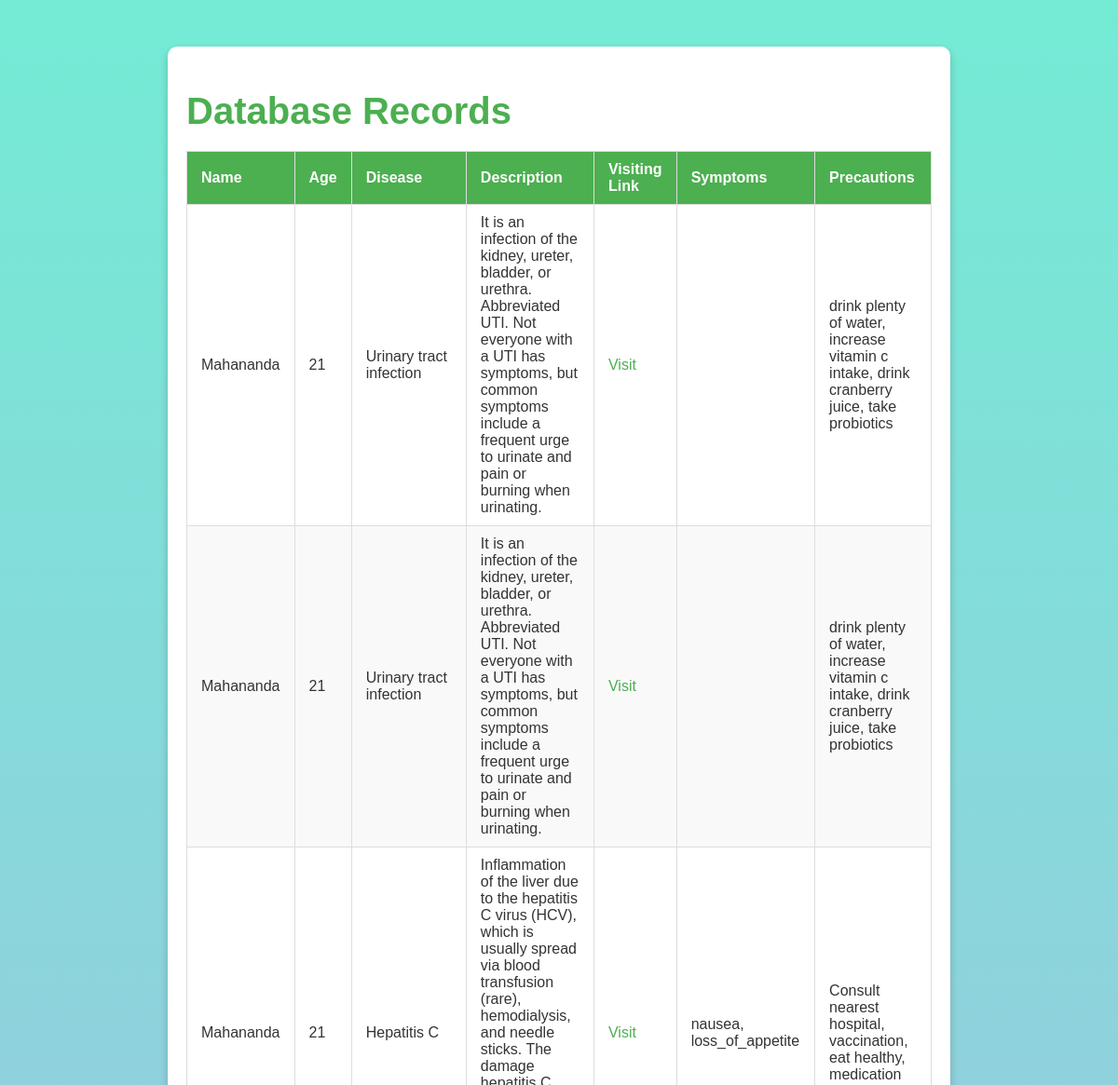
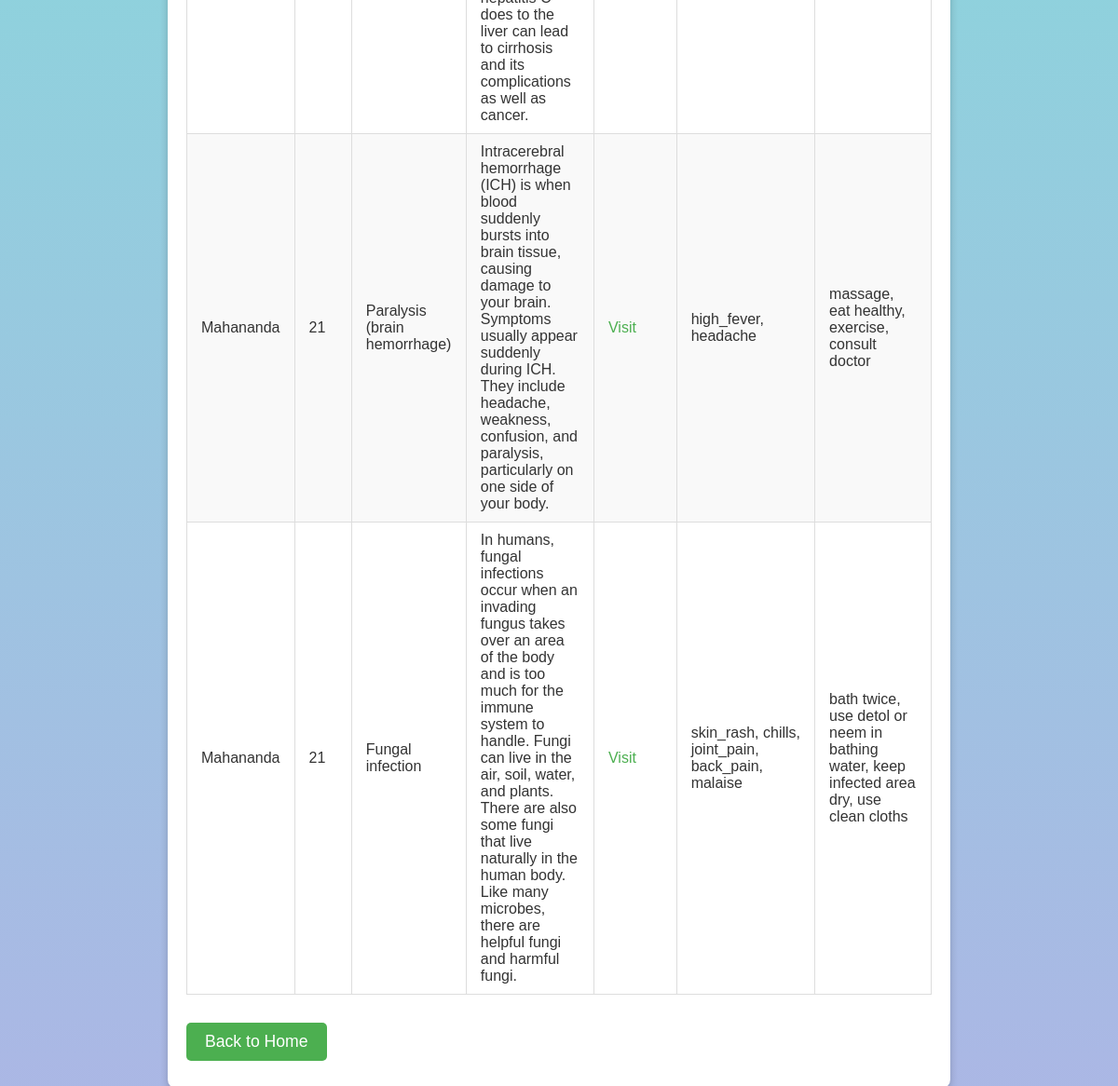
The page /view-data on the database its author committed (2 pictures, top to bottom).
### app.py (models this page shows)
class Patient(db.Model):
    id = db.Column(db.Integer, primary_key=True)
    name = db.Column(db.String(100), nullable=False)
    age = db.Column(db.Integer, nullable=False)  # New column
    disease = db.Column(db.String(100), nullable=False)
    description = db.Column(db.Text, nullable=True)
    visiting_link = db.Column(db.String(200), nullable=True)

### app.py (the view)
@app.route("/view-data")
def view_data():
    patients = Patient.query.all()
    patient_data = []
    for patient in patients:
        symptoms = Symptom.query.filter_by(patient_id=patient.id).all()
        precautions = Precaution.query.filter_by(patient_id=patient.id).all()
        patient_data.append({
            "name": patient.name,
            "age":patient.age,
            "disease": patient.disease,
            "description": patient.description,
            "visiting_link": patient.visiting_link,
            "symptoms": [s.symptom for s in symptoms],
            "precautions": [p.precaution for p in precautions]
        })
    return render_template("view_data.html", patient_data=patient_data)

### templates/view_data.html (shortened to what this page needs)
<!DOCTYPE html>
<html lang="en">
<head>
    <link rel="stylesheet" href="/static/styles.css">
</head>
<body>
    <div class="container">
        <h1 class="title">Database Records</h1>
        <table class="record-table">
            <thead>
                <tr>
                    <th>Name</th>
                    <th>Age</th>
                    <th>Disease</th>
                    <th>Description</th>
                    <th>Visiting Link</th>
                    <th>Symptoms</th>
                    <th>Precautions</th>
                </tr>
            </thead>
            <tbody>
                {% for patient in patient_data %}
                <tr>
                    <td>{{ patient.name }}</td>
                    <td>{{ patient.age }}</td>
                    <td>{{ patient.disease }}</td>
                    <td>{{ patient.description }}</td>
                    <td><a href="{{ patient.visiting_link }}" target="_blank">Visit</a></td>
                    <td>{{ patient.symptoms | join(", ") }}</td>
                    <td>{{ patient.precautions | join(", ") }}</td>
                </tr>
                {% endfor %}
            </tbody>
        </table>
        <a href="/" class="button">Back to Home</a>
    </div>
</body>
</html>

### static/styles.css (style rules this page uses)
body { font-family: 'Arial', sans-serif; background: linear-gradient(to bottom, #74ebd5, #ACB6E5); margin: 0; padding: 0; color: #333; }
.container { max-width: 800px; margin: 50px auto; padding: 20px; background: white; border-radius: 10px; box-shadow: 0 4px 8px rgba(0, 0, 0, 0.2); text-align: center; }
h1.title { font-size: 2.5em; color: #4CAF50; margin-bottom: 20px; }
.form, table { width: 100%; margin-top: 20px; }
.button { background-color: #4CAF50; color: white; padding: 10px 20px; border: none; border-radius: 5px; cursor: pointer; font-size: 1.1em; }
.record-table th, .record-table td { text-align: left; padding: 10px 15px; }
.record-table { width: 100%; border-collapse: collapse; margin: 20px 0; }
.record-table th { background-color: #4CAF50; color: white; }
a.button { display: inline-block; text-decoration: none; margin: 10px 0; }

### templates/view_data.html (style rules this page uses)
table { width: 100%; border-collapse: collapse; margin: 20px 0; }
th, td { text-align: left; padding: 10px 15px; border: 1px solid #ddd; }
th { background-color: #4CAF50; color: white; }
tbody tr:nth-child(even) { background-color: #f9f9f9; }
a { color: #4CAF50; text-decoration: none; }
.container { text-align: left; }

### rows shown on the page
Patient: name "Mahananda", age "21", disease "Urinary tract infection", description "It is an infection of the kidney, ureter, bladder, or urethra. Abbreviated UTI. Not everyone with a UTI has symptoms, but common symptoms include a frequent urge to urinate and pain or burning when urinating.", precautions "drink plenty of water, increase vitamin c intake, drink cranberry juice, take probiotics"
Patient: name "Mahananda", age "21", disease "Urinary tract infection", description "It is an infection of the kidney, ureter, bladder, or urethra. Abbreviated UTI. Not everyone with a UTI has symptoms, but common symptoms include a frequent urge to urinate and pain or burning when urinating.", precautions "drink plenty of water, increase vitamin c intake, drink cranberry juice, take probiotics"
Patient: name "Mahananda", age "21", disease "Hepatitis C", description "Inflammation of the liver due to the hepatitis C virus (HCV), which is usually spread via blood transfusion (rare), hemodialysis, and needle sticks. The damage hepatitis C does to the liver can lead to cirrhosis and its complications as well as cancer.", symptoms "nausea, loss_of_appetite", precautions "Consult nearest hospital, vaccination, eat healthy, medication"
Patient: name "Mahananda", age "21", disease "Paralysis (brain hemorrhage)", description "Intracerebral hemorrhage (ICH) is when blood suddenly bursts into brain tissue, causing damage to your brain. Symptoms usually appear suddenly during ICH. They include headache, weakness, confusion, and paralysis, particularly on one side of your body.", symptoms "high_fever, headache", precautions "massage, eat healthy, exercise, consult doctor"
Patient: name "Mahananda", age "21", disease "Fungal infection", description "In humans, fungal infections occur when an invading fungus takes over an area of the body and is too much for the immune system to handle. Fungi can live in the air, soil, water, and plants. There are also some fungi that live naturally in the human body. Like many microbes, there are helpful fungi and harmful fungi.", symptoms "skin_rash, chills, joint_pain, back_pain, malaise", precautions "bath twice, use detol or neem in bathing water, keep infected area dry, use clean cloths"
